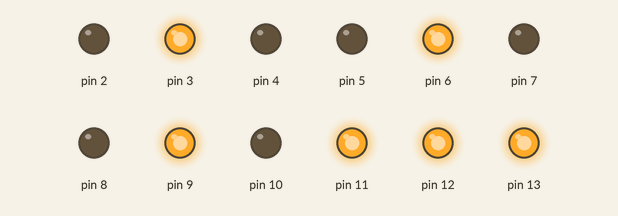
Recording of a sketch running on a simulated Arduino Uno, built with avr-gcc and run on an emulated ATmega328P. Shown: output pins drawn as LEDs (lit = HIGH).

Above: at 0.1 s.
At 0.7 s:
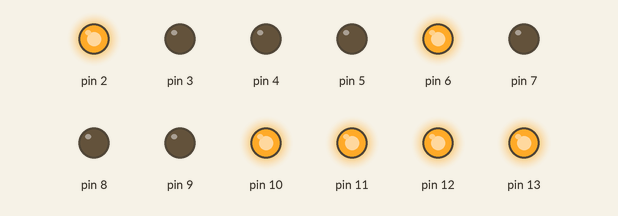
At 1.3 s:
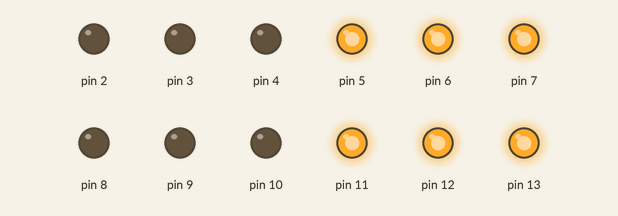
At 1.9 s:
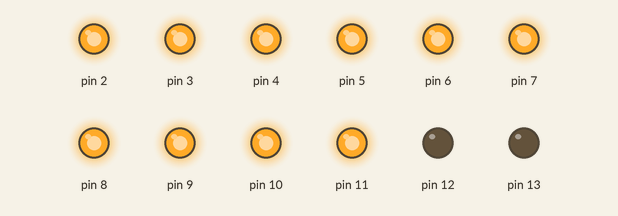
At 2.3 s:
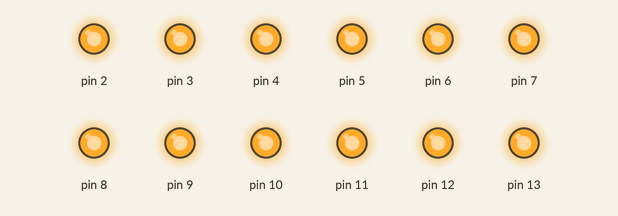
At 2.7 s:
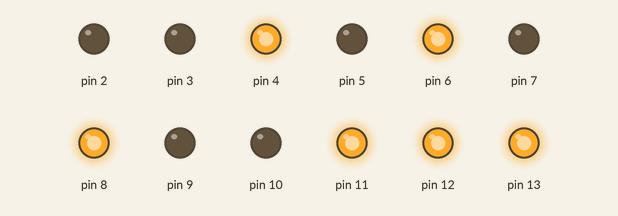
Timing chart, 0 to 3.0 s (numbered marks = the images above):
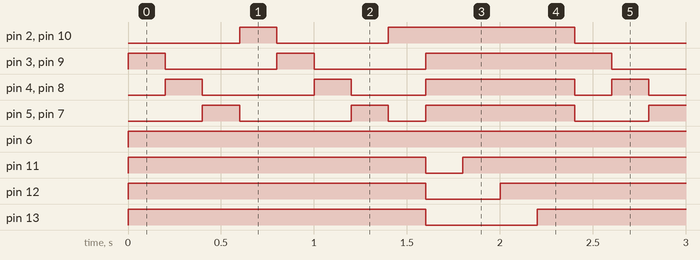

Measured:
- by itself, pin 2, pin 10: repeats every 2.4 s: LOW 0.60 s, HIGH 1.0 s, LOW 0.60 s, HIGH 0.20 s
- by itself, pin 3, pin 9: repeats every 2.4 s: LOW 0.60 s, HIGH 0.20 s, LOW 0.60 s, HIGH 1.0 s
- by itself, pin 4, pin 8: repeats every 2.4 s: LOW 0.60 s, HIGH 0.20 s, LOW 0.40 s, HIGH 0.80 s, LOW 0.20 s, HIGH 0.20 s
- by itself, pin 5, pin 7: repeats every 2.4 s: LOW 0.60 s, HIGH 0.20 s, LOW 0.20 s, HIGH 0.80 s, LOW 0.40 s, HIGH 0.20 s
- by itself, pin 6: LOW → HIGH at 0.00 s
- by itself, pin 11: repeats every 2.4 s: LOW 0.20 s, HIGH 2.2 s
- by itself, pin 12: repeats every 2.4 s: LOW 0.40 s, HIGH 2.0 s
- by itself, pin 13: alternates HIGH for 1.8 s and LOW for 0.60 s

The sketch:

CUBELED.ino
```cpp
void setup() {
  // put your setup code here, to run once:
pinMode(2,OUTPUT);
pinMode(3,OUTPUT);
pinMode(4,OUTPUT);
pinMode(5,OUTPUT);
pinMode(6,OUTPUT);
pinMode(7,OUTPUT);
pinMode(8,OUTPUT);
pinMode(9,OUTPUT);
pinMode(10,OUTPUT);
pinMode(11,OUTPUT);
pinMode(12,OUTPUT);
pinMode(13,OUTPUT);


}

void loop() {
  // put your main code here, to run repeatedly:

  //PRIMER
digitalWrite(2,LOW);  //DALT ESQUERRA
digitalWrite(3,HIGH);  // MIG ESQUERRA
digitalWrite(4,LOW);  // BAIX ESQUERRA
digitalWrite(5,LOW); // DALT MIG
digitalWrite(6,HIGH); // MIG MIG
digitalWrite(7,LOW);  //BAIG MIG
digitalWrite(8,LOW); //DALT DRETA
digitalWrite(9,HIGH);  // MIG DRETA
digitalWrite(10,LOW);  //BAIX DRETA
digitalWrite(11,HIGH);  // PIS DE BAIX
digitalWrite(12,HIGH);  // PIS DEL MIG
digitalWrite(13,HIGH); // PIS DE DALT

delay(200);


//SEGON
digitalWrite(2,LOW);  //DALT ESQUERRA
digitalWrite(3,LOW);  // MIG ESQUERRA
digitalWrite(4,HIGH);  // BAIX ESQUERRA
digitalWrite(5,LOW); // DALT MIG
digitalWrite(6,HIGH); // MIG MIG
digitalWrite(7,LOW);  //BAIG MIG
digitalWrite(8,HIGH); //DALT DRETA
digitalWrite(9,LOW);  // MIG DRETA
digitalWrite(10,LOW);  //BAIX DRETA
digitalWrite(11,HIGH);  // PIS DE BAIX
digitalWrite(12,HIGH);  // PIS DEL MIG
digitalWrite(13,HIGH); // PIS DE DALT

delay(200);

//TERCER

digitalWrite(2,LOW);  //DALT ESQUERRA
digitalWrite(3,LOW);  // MIG ESQUERRA
digitalWrite(4,LOW);  // BAIX ESQUERRA
digitalWrite(5,HIGH); // DALT MIG
digitalWrite(6,HIGH); // MIG MIG
digitalWrite(7,HIGH);  //BAIG MIG
digitalWrite(8,LOW); //DALT DRETA
digitalWrite(9,LOW);  // MIG DRETA
digitalWrite(10,LOW);  //BAIX DRETA
digitalWrite(11,HIGH);  // PIS DE BAIX
digitalWrite(12,HIGH);  // PIS DEL MIG
digitalWrite(13,HIGH); // PIS DE DALT

delay(200);

// QUART

digitalWrite(2,HIGH);  //DALT ESQUERRA
digitalWrite(3,LOW);  // MIG ESQUERRA
digitalWrite(4,LOW);  // BAIX ESQUERRA
digitalWrite(5,LOW); // DALT MIG
digitalWrite(6,HIGH); // MIG MIG
digitalWrite(7,LOW);  //BAIG MIG
digitalWrite(8,LOW); //DALT DRETA
digitalWrite(9,LOW);  // MIG DRETA
digitalWrite(10,HIGH);  //BAIX DRETA
digitalWrite(11,HIGH);  // PIS DE BAIX
digitalWrite(12,HIGH);  // PIS DEL MIG
digitalWrite(13,HIGH); // PIS DE DALT

delay(200);


  //PRIMER
digitalWrite(2,LOW);  //DALT ESQUERRA
digitalWrite(3,HIGH);  // MIG ESQUERRA
digitalWrite(4,LOW);  // BAIX ESQUERRA
digitalWrite(5,LOW); // DALT MIG
digitalWrite(6,HIGH); // MIG MIG
digitalWrite(7,LOW);  //BAIG MIG
digitalWrite(8,LOW); //DALT DRETA
digitalWrite(9,HIGH);  // MIG DRETA
digitalWrite(10,LOW);  //BAIX DRETA
digitalWrite(11,HIGH);  // PIS DE BAIX
digitalWrite(12,HIGH);  // PIS DEL MIG
digitalWrite(13,HIGH); // PIS DE DALT

delay(200);


//SEGON
digitalWrite(2,LOW);  //DALT ESQUERRA
digitalWrite(3,LOW);  // MIG ESQUERRA
digitalWrite(4,HIGH);  // BAIX ESQUERRA
digitalWrite(5,LOW); // DALT MIG
digitalWrite(6,HIGH); // MIG MIG
digitalWrite(7,LOW);  //BAIG MIG
digitalWrite(8,HIGH); //DALT DRETA
digitalWrite(9,LOW);  // MIG DRETA
digitalWrite(10,LOW);  //BAIX DRETA
digitalWrite(11,HIGH);  // PIS DE BAIX
digitalWrite(12,HIGH);  // PIS DEL MIG
digitalWrite(13,HIGH); // PIS DE DALT

delay(200);

//TERCER

digitalWrite(2,LOW);  //DALT ESQUERRA
digitalWrite(3,LOW);  // MIG ESQUERRA
digitalWrite(4,LOW);  // BAIX ESQUERRA
digitalWrite(5,HIGH); // DALT MIG
digitalWrite(6,HIGH); // MIG MIG
digitalWrite(7,HIGH);  //BAIG MIG
digitalWrite(8,LOW); //DALT DRETA
digitalWrite(9,LOW);  // MIG DRETA
digitalWrite(10,LOW);  //BAIX DRETA
digitalWrite(11,HIGH);  // PIS DE BAIX
digitalWrite(12,HIGH);  // PIS DEL MIG
digitalWrite(13,HIGH); // PIS DE DALT

delay(200);

// QUART

digitalWrite(2,HIGH);  //DALT ESQUERRA
digitalWrite(3,LOW);  // MIG ESQUERRA
digitalWrite(4,LOW);  // BAIX ESQUERRA
digitalWrite(5,LOW); // DALT MIG
digitalWrite(6,HIGH); // MIG MIG
digitalWrite(7,LOW);  //BAIG MIG
digitalWrite(8,LOW); //DALT DRETA
digitalWrite(9,LOW);  // MIG DRETA
digitalWrite(10,HIGH);  //BAIX DRETA
digitalWrite(11,HIGH);  // PIS DE BAIX
digitalWrite(12,HIGH);  // PIS DEL MIG
digitalWrite(13,HIGH); // PIS DE DALT

delay(200);

//BASE0
digitalWrite(2,HIGH);  //DALT ESQUERRA
digitalWrite(3,HIGH);  // MIG ESQUERRA
digitalWrite(4,HIGH);  // BAIX ESQUERRA
digitalWrite(5,HIGH); // DALT MIG
digitalWrite(6,HIGH); // MIG MIG
digitalWrite(7,HIGH);  //BAIG MIG
digitalWrite(8,HIGH); //DALT DRETA
digitalWrite(9,HIGH);  // MIG DRETA
digitalWrite(10,HIGH);  //BAIX DRETA
digitalWrite(11,LOW );     //PIS DEL MIG
digitalWrite(12,LOW );        //PIS DEL MIG
digitalWrite(13,LOW );           //PIS DE DALT

delay(200);

//BASE1
digitalWrite(2,HIGH);  //DALT ESQUERRA
digitalWrite(3,HIGH);  // MIG ESQUERRA
digitalWrite(4,HIGH);  // BAIX ESQUERRA
digitalWrite(5,HIGH); // DALT MIG
digitalWrite(6,HIGH); // MIG MIG
digitalWrite(7,HIGH);  //BAIG MIG
digitalWrite(8,HIGH); //DALT DRETA
digitalWrite(9,HIGH);  // MIG DRETA
digitalWrite(10,HIGH);  //BAIX DRETA
digitalWrite(11,HIGH); //PIS DEL MIG
digitalWrite(12,LOW );        //PIS DEL MIG
digitalWrite(13,LOW );           //PIS DE DALT

delay(200);
//BASE2
digitalWrite(2,HIGH);  //DALT ESQUERRA
digitalWrite(3,HIGH);  // MIG ESQUERRA
digitalWrite(4,HIGH);  // BAIX ESQUERRA
digitalWrite(5,HIGH); // DALT MIG
digitalWrite(6,HIGH); // MIG MIG
digitalWrite(7,HIGH);  //BAIG MIG
digitalWrite(8,HIGH); //DALT DRETA
digitalWrite(9,HIGH);  // MIG DRETA
digitalWrite(10,HIGH);  //BAIX DRETA
digitalWrite(11,HIGH); //PIS DEL BAIX
digitalWrite(12,HIGH); //PIS DEL MIG
digitalWrite(13,LOW);  //PIS DE DALT

delay(200);
//BASE3
digitalWrite(2,HIGH);  //DALT ESQUERRA
digitalWrite(3,HIGH);  // MIG ESQUERRA
digitalWrite(4,HIGH);  // BAIX ESQUERRA
digitalWrite(5,HIGH); // DALT MIG
digitalWrite(6,HIGH); // MIG MIG
digitalWrite(7,HIGH);  //BAIG MIG
digitalWrite(8,HIGH); //DALT DRETA
digitalWrite(9,HIGH);  // MIG DRETA
digitalWrite(10,HIGH);  //BAIX DRETA
digitalWrite(11,HIGH); //PIS DEL BAIX
digitalWrite(12,HIGH); //PIS DEL MIG
digitalWrite(13,HIGH);//IS DE DALT

delay(200);
}
```
